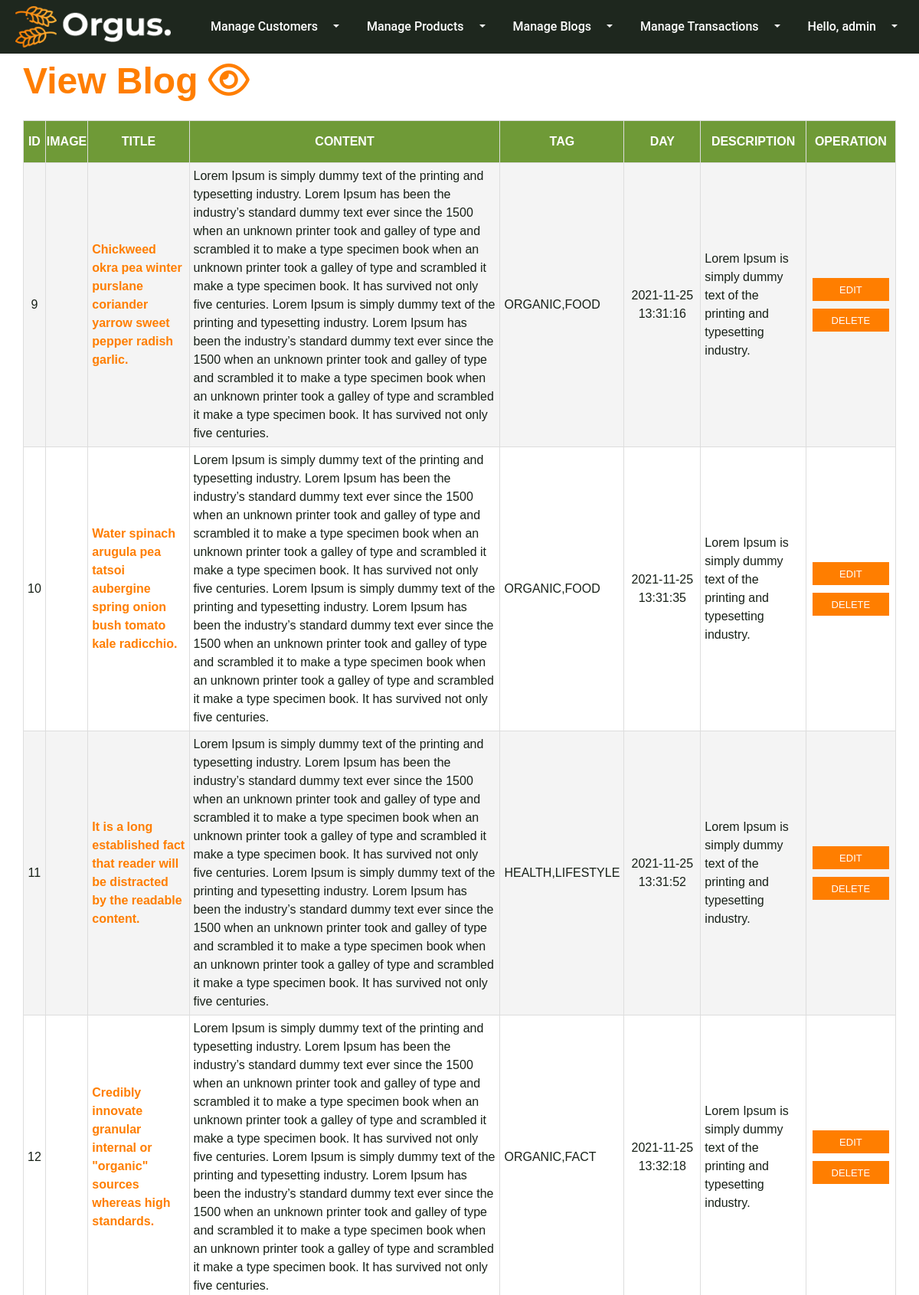
Screenshot of /admin.php?ctrl=blog (signed in, upper part) with the database file from the repository.
### tables this page shows
CREATE TABLE `blog_table` (
  `ID` int(11) NOT NULL,
  `Image` text NOT NULL,
  `Title` text NOT NULL,
  `Content` text NOT NULL,
  `Tag` text NOT NULL,
  `Day` timestamp NOT NULL DEFAULT current_timestamp() ON UPDATE current_timestamp(),
  `Description` text NOT NULL
);

### controllers/admin-controller.php (called while the page is built, shortened)
<?php
    class AdminController{
        public function InitAdminController(){
            require_once('models/blog-model.php');
            require_once('views/blog-view.php');
        }
        public function View($ctrl){
            $output = "";
            switch ($ctrl) {
                case 'blog':
                    $blogModel = new BlogModel();
                    $blogView = new BlogView();
                    $blogs = $blogModel->getAllBlog();
                    $output = $blogView->showAllBlog_adminpage($blogs);
                    break;
            }
            return $output;
        }
    }
?>

### models/blog-model.php (called while the page is built, shortened)
<?php
class BlogModel {
    public function InitConnect(){
        $con = mysqli_connect('localhost', 'root', '', 'db_ltw');
        if (mysqli_connect_errno()){
            die('Connection failed: '. mysqli_connect_error());
        }
        else return $con;
    }
    public function getAllBlog(){
        $con = $this->InitConnect();
        $res = $con->query('SELECT * FROM blog_table');
        $blogs = array();
        if ($res->num_rows > 0){
            while ($blog = mysqli_fetch_assoc($res)){
                $blogs[] = $blog;
            }
        }
        return $blogs;
    }
}
?>

### views/blog-view.php (the view, shortened to what this page needs)
<?php
class BlogView{
    public function showAllBlog_adminpage($blogs){
        $output = "";
        $output .= '<h1 class="admin-view-blog">View Blog <i class="far fa-eye"></i></h1>
                    <table>
                      <tr>
                        <th>ID</th>
                        <th>IMAGE</th>
                        <th>TITLE</th>
                        <th>CONTENT</th>
                        <th>TAG</th>
                        <th>DAY</th>
                        <th>DESCRIPTION</th>
                        <th>OPERATION</th>
                      </tr>';
        foreach ($blogs as $blog):
            $output .= '<tr>
                          <td class="admin-blog-ID">' . $blog['ID'] . '</td>
                          <td class="admin-blog-img">
                              <img src="' . $blog['Image'] . '" alt="">
                          </td>
                          <td class="admin-blog-title">'. $blog['Title'] . '</td>
                          <td class="admin-blog-content">'. $blog['Content'] .'</td>
                          <td class="admin-blog-tag">'. $blog['Tag'] .'</td>
                          <td class="admin-blog-day">'. $blog['Day'] .'</td>
                          <td class="admin-blog-descr">' . $blog['Description'] . '</td>
                          <td>
                              <form method="post"  class="admin-blog-btn-group">
                                  <button name="editInfo" type="submit" value="' . $blog['ID'] . '">EDIT</button>
                                  <button name="deleteInfo" type="submit" value="' . $blog['ID'] . '">DELETE</button>
                              </form>
                          </td>
                        </tr>';
        endforeach;
        $output .= '</table>';
        return $output;
    }
}
?>

### assets/css/admin.css (style rules this page uses)
body { background-color: #fff; background-repeat: no-repeat; background-attachment: fixed; background-position: top center; background-size: cover; font-size: 16px; line-height: 1.5; color: #7a7a7a; -webkit-font-smoothing: antialiased; font-smooth: antialiased; -moz-osx-font-smoothing: grayscale; overflow-x: hidden; font-weight: normal; letter-spacing: 0; font-family: 'Roboto', sans-serif; font-weight: 500; }
h1, h2, h3, h4, h5, h6 { color: #ffb63a; clear: both; line-height: 1.5; margin: 0 0 15px; font-weight: 400; font-family: 'Montserrat', sans-serif; font-family: Montserrat; }
.admin-view-product, .admin-view-customer, .admin-view-blog, .admin-view-transaction, .admin-add-product, .admin-add-blog { color: #ff7e00; font-weight: 700; font-family: 'Montserrat', sans-serif; font-size: 3em; margin-bottom: 0; }
table { border-collapse: collapse; margin-top: 15px; width: 100%; margin-bottom: 50px; }
tr:nth-child(even) { background-color: #f4f4f4; }
th { text-align: center; font-family: 'Montserrat', sans-serif; font-weight: 600; color: white; background-color: #6f9a37; border: 1px solid #ddd; padding-top: 15px; padding-bottom: 15px; }
td { font-family: 'Montserrat', sans-serif; color: #172017; border: 1px solid #ddd; padding: 5px; }
.admin-product-name, .admin-customer-username, .admin-blog-title, .admin-transaction-name_product { color: #ff7e00; font-weight: 700; font-size: 16px; }
.admin-product-ID, .admin-product-img, .admin-product-name, .admin-product-price, .admin-product-hot, .admin-customer-phone, .admin-customer-permissionCmt, .admin-blog-ID, .admin-blog-day, .admin-transaction-ID, .admin-transaction-ID_product, .admin-transaction-img, .admin-transaction-name_product, .admin-transaction-price, .admin-transaction-quantity, .admin-transaction-total, .admin-transaction-day { text-align: center; }
.admin-blog-day { width: 100px; }
.admin-product-btn-group, .admin-customer-btn-group, .admin-blog-btn-group { text-align: center; display: block; flex-wrap: wrap; }
.admin-product-btn-group button, .admin-customer-btn-group button, .admin-blog-btn-group button { flex-grow: 1; background-color: #ff7e00; color: #fff; margin-top: 5px; margin-bottom: 5px; height: 30px; line-height: 30px; font-size: 13px; text-align: center; border: none; min-width: 100px; margin-left: auto; margin-right: auto; }

### rows the page displays
blog_table: ID "9", Title "Chickweed okra pea winter purslane coriander yarrow sweet pepper radish garlic.", Content "Lorem Ipsum is simply dummy text of the printing and typesetting industry. Lorem Ipsum has been the industry’s standard dummy text ever since the 1500 when an unknown printer took and galley of type and scrambled it to make a type specimen book when an unknown printer took a galley of type and scrambled it make a type specimen book. It has survived not only five centuries. Lorem Ipsum is simply dummy text of the printing and typesetting industry. Lorem Ipsum has been the industry’s standard dummy text ever since the 1500 when an unknown printer took and galley of type and scrambled it to make a type specimen book when an unknown printer took a galley of type and scrambled it make a type…", Tag "ORGANIC,FOOD", Day "2021-11-25 13:31:16", Description "Lorem Ipsum is simply dummy text of the printing and typesetting industry."
blog_table: ID "10", Title "Water spinach arugula pea tatsoi aubergine spring onion bush tomato kale radicchio.", Content "Lorem Ipsum is simply dummy text of the printing and typesetting industry. Lorem Ipsum has been the industry’s standard dummy text ever since the 1500 when an unknown printer took and galley of type and scrambled it to make a type specimen book when an unknown printer took a galley of type and scrambled it make a type specimen book. It has survived not only five centuries. Lorem Ipsum is simply dummy text of the printing and typesetting industry. Lorem Ipsum has been the industry’s standard dummy text ever since the 1500 when an unknown printer took and galley of type and scrambled it to make a type specimen book when an unknown printer took a galley of type and scrambled it make a type…", Tag "ORGANIC,FOOD", Day "2021-11-25 13:31:35", Description "Lorem Ipsum is simply dummy text of the printing and typesetting industry."
blog_table: ID "11", Title "It is a long established fact that reader will be distracted by the readable content.", Content "Lorem Ipsum is simply dummy text of the printing and typesetting industry. Lorem Ipsum has been the industry’s standard dummy text ever since the 1500 when an unknown printer took and galley of type and scrambled it to make a type specimen book when an unknown printer took a galley of type and scrambled it make a type specimen book. It has survived not only five centuries. Lorem Ipsum is simply dummy text of the printing and typesetting industry. Lorem Ipsum has been the industry’s standard dummy text ever since the 1500 when an unknown printer took and galley of type and scrambled it to make a type specimen book when an unknown printer took a galley of type and scrambled it make a type…", Tag "HEALTH,LIFESTYLE", Day "2021-11-25 13:31:52", Description "Lorem Ipsum is simply dummy text of the printing and typesetting industry."
blog_table: ID "12", Title "Credibly innovate granular internal or \"organic\" sources whereas high standards.", Content "Lorem Ipsum is simply dummy text of the printing and typesetting industry. Lorem Ipsum has been the industry’s standard dummy text ever since the 1500 when an unknown printer took and galley of type and scrambled it to make a type specimen book when an unknown printer took a galley of type and scrambled it make a type specimen book. It has survived not only five centuries. Lorem Ipsum is simply dummy text of the printing and typesetting industry. Lorem Ipsum has been the industry’s standard dummy text ever since the 1500 when an unknown printer took and galley of type and scrambled it to make a type specimen book when an unknown printer took a galley of type and scrambled it make a type…", Tag "ORGANIC,FACT", Day "2021-11-25 13:32:18", Description "Lorem Ipsum is simply dummy text of the printing and typesetting industry."
